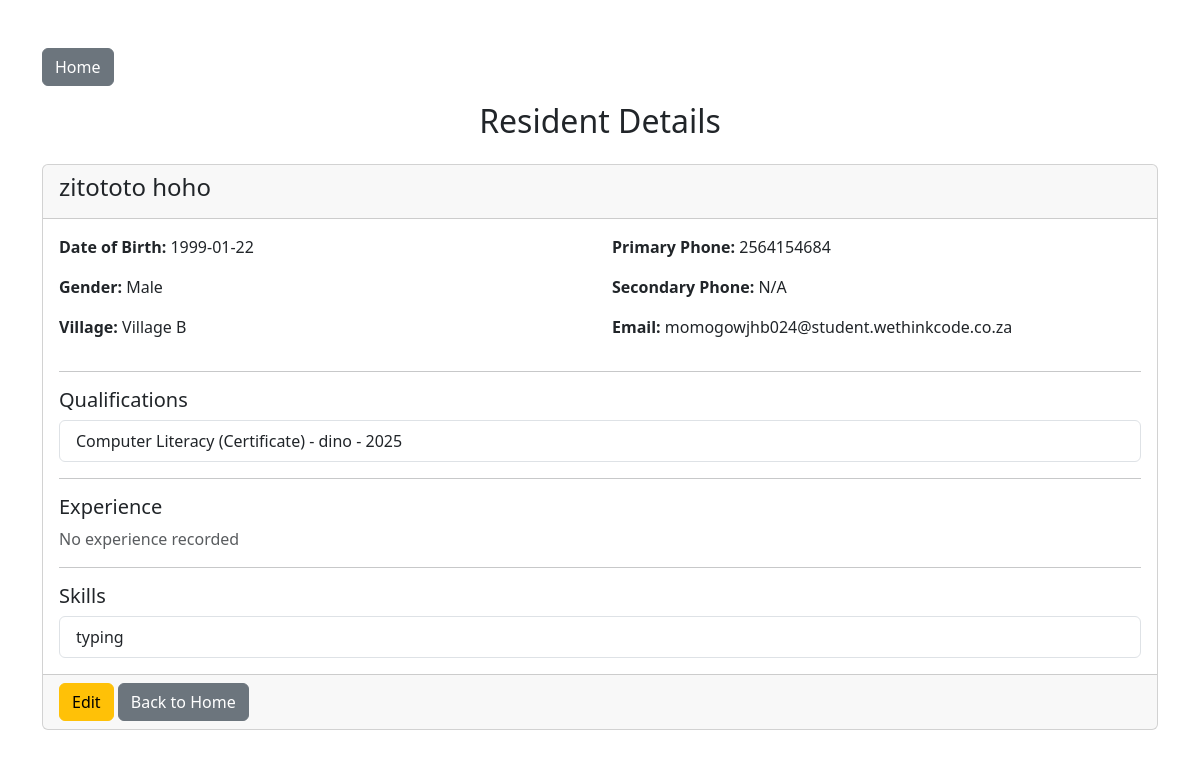
/view-resident/5, run on the app's committed database.
### app/models.py (models this page shows)
class Resident(Base):
    __tablename__ = "residents"
    id = Column(Integer, primary_key=True, index=True)
    first_name = Column(String, nullable=False)
    last_name = Column(String, nullable=False)
    dob = Column(Date, nullable=False)
    gender = Column(String, nullable=False)
    village = Column(String, nullable=False)
    cellphone_no = Column(String, nullable=False)
    cellphone_no2 = Column(String)
    email = Column(String)
    qualifications = relationship("Qualification", back_populates="resident", cascade="all, delete-orphan")
    experiences = relationship("Experience", back_populates="resident", cascade="all, delete-orphan")
    skills = relationship("Skill", back_populates="resident", cascade="all, delete-orphan")

class Qualification(Base):
    __tablename__ = "qualifications"
    id = Column(Integer, primary_key=True, index=True)
    institution = Column(String)
    name = Column(String)
    type = Column(String)
    level = Column(String)
    year = Column(String)
    resident_id = Column(Integer, ForeignKey("residents.id"))
    resident = relationship("Resident", back_populates="qualifications")

class Skill(Base):
    __tablename__ = "skills"
    id = Column(Integer, primary_key=True, index=True)
    name = Column(String)
    resident_id = Column(Integer, ForeignKey("residents.id"))
    resident = relationship("Resident", back_populates="skills")

### app/resident_routes.py (the view)
@router.get("/view-resident/{resident_id}", response_class=HTMLResponse)
async def view_resident(request: Request, resident_id: int, db: Session = Depends(get_db)):
    resident = db.query(Resident).filter(Resident.id == resident_id).first()
    if not resident:
        return RedirectResponse(url="/", status_code=303)
    return templates.TemplateResponse(
        "view_resident.html",
        {
            "request": request,
            "resident": resident
        }
    )

### app/templates/view_resident.html (shortened to what this page needs)
<!DOCTYPE html>
<html>
<head>
    <link href="https://cdn.jsdelivr.net/npm/bootstrap@5.3.3/dist/css/bootstrap.min.css" rel="stylesheet">
</head>
<body>
  <div class="container mt-5">
      <a href="/" class="btn btn-secondary mb-3">Home</a>
      <h2 class="mb-4 text-center">Resident Details</h2>
      <div class="card">
          <div class="card-header">
              <h4>{{ resident.first_name }} {{ resident.last_name }}</h4>
          </div>
          <div class="card-body">
              <div class="row">
                  <div class="col-md-6">
                      <p><strong>Date of Birth:</strong> {{ resident.dob }}</p>
                      <p><strong>Gender:</strong> {{ resident.gender }}</p>
                      <p><strong>Village:</strong> {{ resident.village }}</p>
                  </div>
                  <div class="col-md-6">
                      <p><strong>Primary Phone:</strong> {{ resident.cellphone_no }}</p>
                      <p><strong>Secondary Phone:</strong> {{ resident.cellphone_no2 or 'N/A' }}</p>
                      <p><strong>Email:</strong> {{ resident.email or 'N/A' }}</p>
                  </div>
              </div>
              <hr>
              <h5>Qualifications</h5>
              {% if resident.qualifications %}
              <ul class="list-group">
                  {% for qual in resident.qualifications %}
                  <li class="list-group-item">
                      {{ qual.name }} ({{ qual.type }}) - {{ qual.institution }} - {{ qual.year }}
                  </li>
                  {% endfor %}
              </ul>
              {% else %}
              <p class="text-muted">No qualifications recorded</p>
              {% endif %}
              <hr>
              <h5>Experience</h5>
              {% if resident.experiences %}
              <ul class="list-group">
                  {% for exp in resident.experiences %}
                  <li class="list-group-item">
                      {{ exp.position }} at {{ exp.company }} - {{ exp.years }} years
                  </li>
                  {% endfor %}
              </ul>
              {% else %}
              <p class="text-muted">No experience recorded</p>
              {% endif %}
              <hr>
              <h5>Skills</h5>
              {% if resident.skills %}
              <ul class="list-group">
                  {% for skill in resident.skills %}
                  <li class="list-group-item">{{ skill.name }}</li>
                  {% endfor %}
              </ul>
              {% else %}
              <p class="text-muted">No skills recorded</p>
              {% endif %}
          </div>
          <div class="card-footer">
              <a href="/edit-resident/{{ resident.id }}" class="btn btn-warning">Edit</a>
              <a href="/" class="btn btn-secondary">Back to Home</a>
          </div>
      </div>
  </div>
</body>
</html>

### data on the page
Resident: first_name "zitototo", last_name "hoho", dob "1999-01-22", gender "Male", village "Village B", cellphone_no "2564154684", cellphone_no2 "N/A", email "momogowjhb024@student.wethinkcode.co.za"
Qualification: name "Computer Literacy", type "Certificate", institution "dino", year "2025"
Skill: name "typing"
